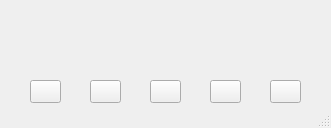
<?xml version="1.0" encoding="UTF-8"?>
<ui version="4.0">
 <class>MainWindow</class>
 <widget class="QMainWindow" name="MainWindow">
  <property name="geometry">
   <rect>
    <x>0</x>
    <y>0</y>
    <width>331</width>
    <height>128</height>
   </rect>
  </property>
  <property name="sizePolicy">
   <sizepolicy hsizetype="Fixed" vsizetype="Fixed">
    <horstretch>0</horstretch>
    <verstretch>0</verstretch>
   </sizepolicy>
  </property>
  <property name="minimumSize">
   <size>
    <width>331</width>
    <height>128</height>
   </size>
  </property>
  <property name="maximumSize">
   <size>
    <width>331</width>
    <height>128</height>
   </size>
  </property>
  <property name="windowTitle">
   <string>EFM32 USB &quot;Vendor Unique Device&quot; project</string>
  </property>
  <property name="windowIcon">
   <iconset>
    <normaloff>EFM.ico</normaloff>EFM.ico</iconset>
  </property>
  <widget class="QWidget" name="centralWidget">
   <widget class="QLed" name="qLed4">
    <property name="geometry">
     <rect>
      <x>20</x>
      <y>20</y>
      <width>50</width>
      <height>50</height>
     </rect>
    </property>
    <property name="toolTip">
     <string>Led 4</string>
    </property>
    <property name="whatsThis">
     <string>Led widget</string>
    </property>
    <property name="value">
     <bool>false</bool>
    </property>
    <property name="onColor">
     <enum>QLed::Orange</enum>
    </property>
    <property name="offColor">
     <enum>QLed::Grey</enum>
    </property>
    <property name="shape">
     <enum>QLed::Circle</enum>
    </property>
   </widget>
   <widget class="QLed" name="qLed3">
    <property name="geometry">
     <rect>
      <x>80</x>
      <y>20</y>
      <width>50</width>
      <height>50</height>
     </rect>
    </property>
    <property name="toolTip">
     <string>Led 3</string>
    </property>
    <property name="whatsThis">
     <string>Led widget</string>
    </property>
    <property name="onColor">
     <enum>QLed::Orange</enum>
    </property>
    <property name="offColor">
     <enum>QLed::Grey</enum>
    </property>
    <property name="shape">
     <enum>QLed::Circle</enum>
    </property>
   </widget>
   <widget class="QLed" name="qLed2">
    <property name="geometry">
     <rect>
      <x>140</x>
      <y>20</y>
      <width>50</width>
      <height>50</height>
     </rect>
    </property>
    <property name="toolTip">
     <string>Led 2</string>
    </property>
    <property name="whatsThis">
     <string>Led widget</string>
    </property>
    <property name="value">
     <bool>false</bool>
    </property>
    <property name="onColor">
     <enum>QLed::Orange</enum>
    </property>
    <property name="offColor">
     <enum>QLed::Grey</enum>
    </property>
    <property name="shape">
     <enum>QLed::Circle</enum>
    </property>
   </widget>
   <widget class="QLed" name="qLed1">
    <property name="geometry">
     <rect>
      <x>200</x>
      <y>20</y>
      <width>50</width>
      <height>50</height>
     </rect>
    </property>
    <property name="toolTip">
     <string>Led 1</string>
    </property>
    <property name="whatsThis">
     <string>Led widget</string>
    </property>
    <property name="value">
     <bool>false</bool>
    </property>
    <property name="onColor">
     <enum>QLed::Orange</enum>
    </property>
    <property name="offColor">
     <enum>QLed::Grey</enum>
    </property>
    <property name="shape">
     <enum>QLed::Circle</enum>
    </property>
   </widget>
   <widget class="QLed" name="qLed0">
    <property name="geometry">
     <rect>
      <x>260</x>
      <y>20</y>
      <width>50</width>
      <height>50</height>
     </rect>
    </property>
    <property name="toolTip">
     <string>Led 0</string>
    </property>
    <property name="whatsThis">
     <string>Led widget</string>
    </property>
    <property name="value">
     <bool>false</bool>
    </property>
    <property name="onColor">
     <enum>QLed::Orange</enum>
    </property>
    <property name="offColor">
     <enum>QLed::Grey</enum>
    </property>
    <property name="shape">
     <enum>QLed::Circle</enum>
    </property>
   </widget>
   <widget class="QPushButton" name="pushButton4">
    <property name="geometry">
     <rect>
      <x>30</x>
      <y>80</y>
      <width>31</width>
      <height>23</height>
     </rect>
    </property>
    <property name="toolTip">
     <string>Toggle Led 4</string>
    </property>
    <property name="text">
     <string/>
    </property>
   </widget>
   <widget class="QPushButton" name="pushButton3">
    <property name="geometry">
     <rect>
      <x>90</x>
      <y>80</y>
      <width>31</width>
      <height>23</height>
     </rect>
    </property>
    <property name="toolTip">
     <string>Toggle Led 3</string>
    </property>
    <property name="text">
     <string/>
    </property>
   </widget>
   <widget class="QPushButton" name="pushButton2">
    <property name="geometry">
     <rect>
      <x>150</x>
      <y>80</y>
      <width>31</width>
      <height>23</height>
     </rect>
    </property>
    <property name="toolTip">
     <string>Toggle Led 2</string>
    </property>
    <property name="text">
     <string/>
    </property>
   </widget>
   <widget class="QPushButton" name="pushButton1">
    <property name="geometry">
     <rect>
      <x>210</x>
      <y>80</y>
      <width>31</width>
      <height>23</height>
     </rect>
    </property>
    <property name="toolTip">
     <string>Toggle Led 1</string>
    </property>
    <property name="text">
     <string/>
    </property>
   </widget>
   <widget class="QPushButton" name="pushButton0">
    <property name="geometry">
     <rect>
      <x>270</x>
      <y>80</y>
      <width>31</width>
      <height>23</height>
     </rect>
    </property>
    <property name="toolTip">
     <string>Toggle Led 0</string>
    </property>
    <property name="text">
     <string/>
    </property>
   </widget>
  </widget>
  <widget class="QStatusBar" name="statusBar"/>
 </widget>
 <layoutdefault spacing="6" margin="11"/>
 <customwidgets>
  <customwidget>
   <class>QLed</class>
   <extends>QWidget</extends>
   <header>qled.h</header>
  </customwidget>
 </customwidgets>
 <resources/>
 <connections/>
</ui>
